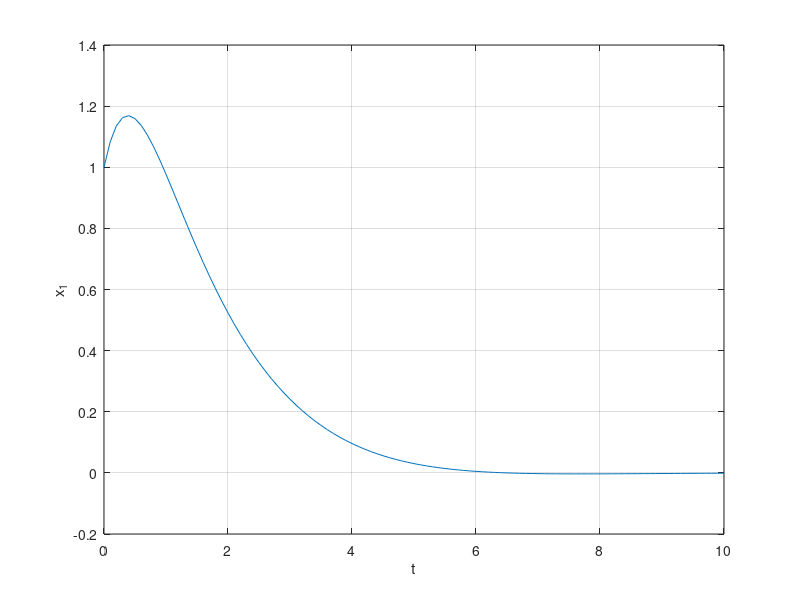
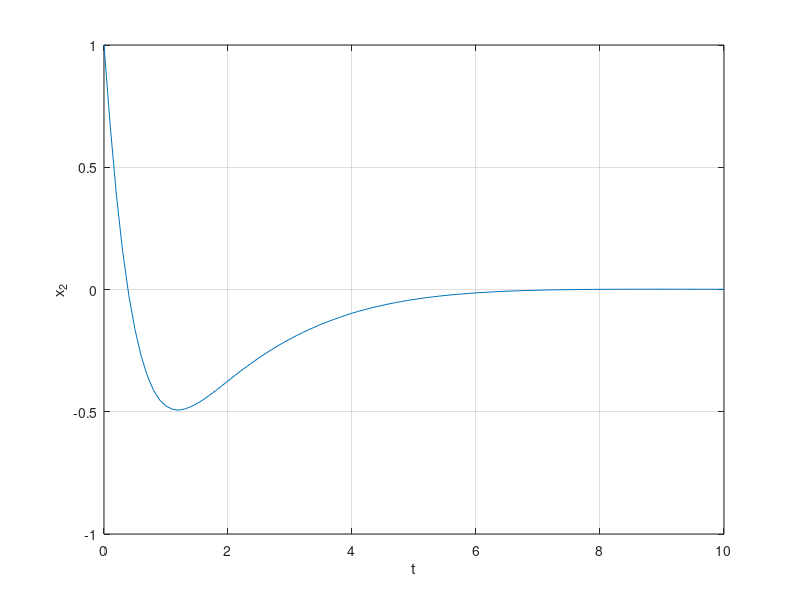

The MATLAB source for these figures, in order:
function ModelExample2

    close all;
    clear;
    clc;

    x = @(x1, x2) [x1; x2];

    A = @(x) [0 1; 
              x(1) 0];


    C = [1 0; 0 1];


    B2 = [ 0; 1];
    B1 = B2;

    Q = 1;
    P = 1;
    S = [1 0; 0 1];
    X0 = [ 1; 1];

    % Step 1

    gamma = 1.5;
    K2 = fun_K2(X0(1), gamma);
    global u;
    global w;

    u = fun_u(X0, B2, K2);
    w = fun_w(X0, B1, K2, gamma);

    % Step 2
    t0=0;
    grstep=0.1;
    tfin=10;

    % Step 3
    tout = t0 : grstep : tfin;

    x_cond = X0;

    Check = (A(x_cond) + ((1/(gamma*gamma))*B1*inv(P)*B1' - B2*inv(Q)*B2')*K2);
    BolshoeViraz = eig(Check, eye(size(Check)))

    [t, x] = ode45(@(t, x) ode_fun(t, x, A, B1, B2, C, w, u, K2, P, Q), tout, x_cond);

    figure;
    plot(t, x(:, 1));
        xlabel('t');
        ylabel('x_1');
    grid on

    figure;
    plot(t, x(:, 2));
        xlabel('t');
        ylabel('x_2');
    grid on

end

function dxdt = ode_fun(t, x, A, B1, B2, C, w, u, K2, P, Q)
    
    global u;
    global w;
    
    dxdt = A(x)*x + B1*w + B2*u;
    gamma = 1.5;
    x(1)
    K2 = fun_K2(x(1), gamma)
    u = fun_u(x, B2, K2);
    w = fun_w(x, B1, K2, gamma);
    
    Check = (A(x) + ((1/(gamma*gamma))*B1*inv(P)*B1' - B2*inv(Q)*B2')*K2);
    BolshoeViraz = eig(Check, eye(size(Check)));
    real_parts = real(BolshoeViraz);
    
    for f = 1:size(real_parts)
        if real_parts(f) > 0
            fprintf(real_parts(f))
        end
    end
        
        
end

function K_2 = fun_K2(x1, gamma)
    delta = (gamma * gamma - 1)/ (gamma*gamma);
    K12 = (x1 + sqrt(x1 * x1 + delta)) / delta;
    K22 = sqrt((2 * K12 + 1) / delta);
    K11 = K22 * (delta*K12 - x1);
    
    K_2 = [K11 K12; K12 K22];
    
end

function u = fun_u(x, B2, K2)
    u = -B2'*K2*x;
end

function w = fun_w(x, B1, K2, gamma)
    w = (1/(gamma*gamma))*B1'*K2*x;
end